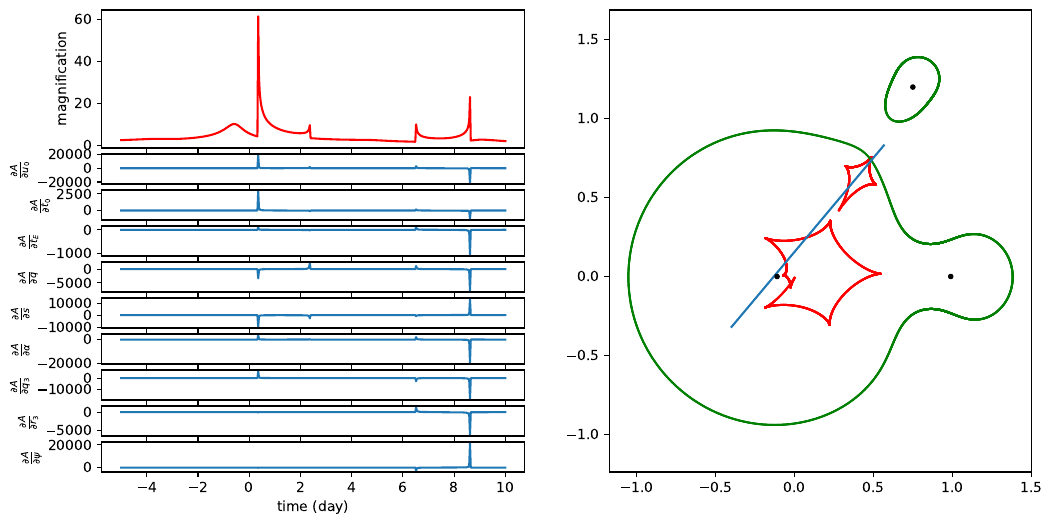

Python code for this plot:
import jax
import jax.numpy as jnp
from jax.test_util import check_grads
import matplotlib.pyplot as plt
from jax import jit, vmap, grad, jacfwd
from microjax.point_source import mag_point_source, critical_and_caustic_curves
import MulensModel as mm
jax.config.update("jax_enable_x64", True)
import matplotlib.pyplot as plt

s  = 1.1  # separation between the two lenses in units of total ang. Einstein radii
q  = 0.1  # mass ratio: mass of the lens on the right divided by mass of the lens on the left
q3 = 5e-3
r3_complex = 0.3 + 1.2j 
psi = jnp.arctan2(r3_complex.imag, r3_complex.real)

alpha = jnp.deg2rad(40) # angle between lens axis and source trajectory
tE = 10 # einstein radius crossing time
t0 = 0.0 # time of peak magnification
u0 = 0.2 # impact parameter
t  =  t0 + jnp.linspace(-tE, tE, 500)

# Position of the center of the source with respect to the center of mass.
tau = (t - t0)/tE
y1 = -u0*jnp.sin(alpha) + tau*jnp.cos(alpha)
y2 = u0*jnp.cos(alpha) + tau*jnp.sin(alpha)
w = jnp.array(y1 + 1j * y2, dtype=complex)

import time
_params = {"q": q, "s": s, "q3": q3, "r3": jnp.abs(r3_complex), "psi": psi}
_ = mag_point_source(w, nlenses=3, **_params)
print("mag start")
start = time.time()
mag_tri = mag_point_source(w, nlenses=3, **_params)
mag_tri.block_until_ready()
end = time.time()
print("mag finish: ", end-start, "sec")
crit_tri, cau_tri = critical_and_caustic_curves(npts=1000, nlenses=3, **_params)

def get_mag_triple(params):
    u0, t0, tE, s, q, alpha, q3, r3, psi = params    
    tau = (t - t0)/tE
    y1 = -u0*jnp.sin(alpha) + tau*jnp.cos(alpha)
    y2 = u0*jnp.cos(alpha) + tau*jnp.sin(alpha)
    w_points = jnp.array(y1 + 1j * y2, dtype=complex)
    _params = {"q": q, "s": s, "q3": q3, "r3": r3, "psi": psi}    
    return w_points, mag_point_source(w_points, nlenses=3, **_params) 

params_triple = jnp.array([u0, t0, tE, s, q, alpha, q3, jnp.abs(r3_complex), psi])
mag_jac_tri = jit(jacfwd(lambda params: get_mag_triple(params)[1])) 
_ = mag_jac_tri(params_triple)
print("jac start")
start = time.time()
jac_eval_tri = mag_jac_tri(params_triple)
jac_eval_tri.block_until_ready()
end = time.time()
print("jac finish:", end-start, "sec")
#jac_eval_tri = mag_jac_tri(jnp.array([u0, t0, tE, s, q, alpha, q3, jnp.abs(r3), psi]))

mosaic="""
AJ
AJ
AJ
AJ
BJ
CJ
DJ
EJ
FJ
GJ
HJ
IJ
KJ
"""
labels = [
    r'$A(t)$',
    r'$\frac{\partial A}{\partial u_0}$', r'$\frac{\partial A}{\partial t_0}$',r'$\frac{\partial A}{\partial t_E}$',
    r'$\frac{\partial A}{\partial q}$', r'$\frac{\partial A}{\partial s}$', r'$\frac{\partial A}{\partial \alpha}$',
    r'$\frac{\partial A}{\partial q_3}$', r'$\frac{\partial A}{\partial r_3}$', r'$\frac{\partial A}{\partial \psi}$'
]
fig,ax = plt.subplot_mosaic(mosaic=mosaic,figsize=(12,6))
ax["A"].plot(t, mag_tri,c="red",label="triple-lens")
ax["K"].set_xlabel("time (day)")
ax["A"].set_ylabel("magnification")
#ax["A"].set_yscale("log")
lists=["B","C","D","E","F","G","H","I","K"]
for i, l in enumerate(lists):
    ax[l].plot(t,jac_eval_tri[:,i])
    ax[l].set_ylabel(labels[i+1])
ax["J"].plot(w.real, w.imag,)
ax["J"].plot(-q*s, 0 ,".",c="k")
ax["J"].plot((1.0-q)*s, 0 ,".",c="k")
ax["J"].plot(r3_complex.real - (0.5*s - s/(1 + q)), r3_complex.imag ,".",c="k")
ax["J"].scatter(cau_tri.ravel().real, cau_tri.ravel().imag,   marker=".", color="red", s=1)
ax["J"].scatter(crit_tri.ravel().real, crit_tri.ravel().imag, marker=".", color="green", s=1)
ax["J"].axis("equal")
plt.savefig("tests/integrate/point_source/test_mag_point_source_triple.pdf",bbox_inches="tight")
plt.show()
plt.close()
